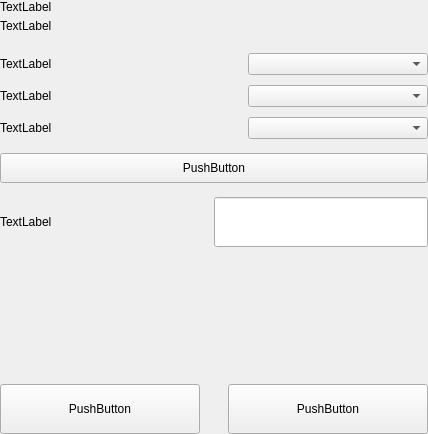
<?xml version="1.0" encoding="UTF-8"?>
<ui version="4.0">
 <class>SettingsDisplayOptionsWidget</class>
 <widget class="QWidget" name="SettingsDisplayOptionsWidget">
  <property name="geometry">
   <rect>
    <x>0</x>
    <y>0</y>
    <width>428</width>
    <height>434</height>
   </rect>
  </property>
  <property name="windowTitle">
   <string>Form</string>
  </property>
  <layout class="QVBoxLayout" name="verticalLayout">
   <property name="spacing">
    <number>0</number>
   </property>
   <property name="leftMargin">
    <number>0</number>
   </property>
   <property name="topMargin">
    <number>0</number>
   </property>
   <property name="rightMargin">
    <number>0</number>
   </property>
   <property name="bottomMargin">
    <number>0</number>
   </property>
   <item>
    <widget class="QWidget" name="left" native="true">
     <layout class="QVBoxLayout" name="verticalLayout_3">
      <property name="leftMargin">
       <number>0</number>
      </property>
      <property name="topMargin">
       <number>0</number>
      </property>
      <property name="rightMargin">
       <number>0</number>
      </property>
      <property name="bottomMargin">
       <number>0</number>
      </property>
      <item>
       <layout class="QVBoxLayout" name="verticalLayout_2">
        <property name="spacing">
         <number>0</number>
        </property>
        <item>
         <layout class="QHBoxLayout" name="horizontalLayout_3">
          <property name="spacing">
           <number>0</number>
          </property>
          <item>
           <layout class="QVBoxLayout" name="verticalLayoutTitle">
            <property name="spacing">
             <number>5</number>
            </property>
            <item>
             <widget class="QLabel" name="labelTitle">
              <property name="text">
               <string>TextLabel</string>
              </property>
             </widget>
            </item>
            <item>
             <widget class="QLabel" name="labelSubtitle1">
              <property name="text">
               <string>TextLabel</string>
              </property>
              <property name="wordWrap">
               <bool>true</bool>
              </property>
             </widget>
            </item>
           </layout>
          </item>
         </layout>
        </item>
        <item>
         <spacer name="verticalSpacer_2">
          <property name="orientation">
           <enum>Qt::Vertical</enum>
          </property>
          <property name="sizeType">
           <enum>QSizePolicy::Fixed</enum>
          </property>
          <property name="sizeHint" stdset="0">
           <size>
            <width>20</width>
            <height>20</height>
           </size>
          </property>
         </spacer>
        </item>
        <item>
         <layout class="QHBoxLayout" name="horizontalLayout_2">
          <item>
           <widget class="QLabel" name="labelTitleLanguage">
            <property name="text">
             <string>TextLabel</string>
            </property>
           </widget>
          </item>
          <item>
           <spacer name="horizontalSpacer_3">
            <property name="orientation">
             <enum>Qt::Horizontal</enum>
            </property>
            <property name="sizeHint" stdset="0">
             <size>
              <width>40</width>
              <height>20</height>
             </size>
            </property>
           </spacer>
          </item>
          <item>
           <widget class="QComboBox" name="comboBoxLanguage">
            <property name="minimumSize">
             <size>
              <width>180</width>
              <height>0</height>
             </size>
            </property>
            <property name="maximumSize">
             <size>
              <width>180</width>
              <height>16777215</height>
             </size>
            </property>
           </widget>
          </item>
         </layout>
        </item>
        <item>
         <spacer name="verticalThreads2">
          <property name="orientation">
           <enum>Qt::Vertical</enum>
          </property>
          <property name="sizeType">
           <enum>QSizePolicy::Fixed</enum>
          </property>
          <property name="sizeHint" stdset="0">
           <size>
            <width>20</width>
            <height>10</height>
           </size>
          </property>
         </spacer>
        </item>
        <item>
         <layout class="QHBoxLayout" name="horizontalPercentagezPiv">
          <item>
           <widget class="QLabel" name="labelTitleUnit">
            <property name="text">
             <string>TextLabel</string>
            </property>
           </widget>
          </item>
          <item>
           <spacer name="horizontalSpacerPercentagezPiv">
            <property name="orientation">
             <enum>Qt::Horizontal</enum>
            </property>
            <property name="sizeHint" stdset="0">
             <size>
              <width>40</width>
              <height>20</height>
             </size>
            </property>
           </spacer>
          </item>
          <item>
           <widget class="QComboBox" name="comboBoxUnit">
            <property name="minimumSize">
             <size>
              <width>180</width>
              <height>0</height>
             </size>
            </property>
            <property name="maximumSize">
             <size>
              <width>180</width>
              <height>16777215</height>
             </size>
            </property>
           </widget>
          </item>
         </layout>
        </item>
        <item>
         <spacer name="verticalDenomzPiv">
          <property name="orientation">
           <enum>Qt::Vertical</enum>
          </property>
          <property name="sizeType">
           <enum>QSizePolicy::Fixed</enum>
          </property>
          <property name="sizeHint" stdset="0">
           <size>
            <width>20</width>
            <height>10</height>
           </size>
          </property>
         </spacer>
        </item>
        <item>
         <layout class="QHBoxLayout" name="horizontalDenomzPiv">
          <item>
           <widget class="QLabel" name="labelTitleDigits">
            <property name="text">
             <string>TextLabel</string>
            </property>
           </widget>
          </item>
          <item>
           <spacer name="horizontalDenomzPiv">
            <property name="orientation">
             <enum>Qt::Horizontal</enum>
            </property>
            <property name="sizeHint" stdset="0">
             <size>
              <width>40</width>
              <height>20</height>
             </size>
            </property>
           </spacer>
          </item>
          <item>
           <widget class="QComboBox" name="comboBoxDigits">
            <property name="minimumSize">
             <size>
              <width>180</width>
              <height>0</height>
             </size>
            </property>
            <property name="maximumSize">
             <size>
              <width>180</width>
              <height>16777215</height>
             </size>
            </property>
           </widget>
          </item>
         </layout>
        </item>
        <item>
         <spacer name="verticalSpacer_4">
          <property name="orientation">
           <enum>Qt::Vertical</enum>
          </property>
          <property name="sizeType">
           <enum>QSizePolicy::Minimum</enum>
          </property>
          <property name="sizeHint" stdset="0">
           <size>
            <width>20</width>
            <height>14</height>
           </size>
          </property>
         </spacer>
        </item>
        <item>
         <widget class="QPushButton" name="pushButtonSwitchBalance">
          <property name="minimumSize">
           <size>
            <width>0</width>
            <height>30</height>
           </size>
          </property>
          <property name="text">
           <string>PushButton</string>
          </property>
          <property name="checkable">
           <bool>true</bool>
          </property>
         </widget>
        </item>
        <item>
         <spacer name="verticalSpacer_3">
          <property name="orientation">
           <enum>Qt::Vertical</enum>
          </property>
          <property name="sizeType">
           <enum>QSizePolicy::Preferred</enum>
          </property>
          <property name="sizeHint" stdset="0">
           <size>
            <width>20</width>
            <height>14</height>
           </size>
          </property>
         </spacer>
        </item>
        <item>
         <layout class="QHBoxLayout" name="horizontalLayout" stretch="1,1">
          <property name="spacing">
           <number>0</number>
          </property>
          <item>
           <widget class="QLabel" name="labelTitleUrl">
            <property name="text">
             <string>TextLabel</string>
            </property>
           </widget>
          </item>
          <item>
           <widget class="QLineEdit" name="lineEditUrl">
            <property name="minimumSize">
             <size>
              <width>0</width>
              <height>50</height>
             </size>
            </property>
            <property name="maximumSize">
             <size>
              <width>16777215</width>
              <height>50</height>
             </size>
            </property>
           </widget>
          </item>
         </layout>
        </item>
        <item>
         <spacer name="verticalSpacer">
          <property name="orientation">
           <enum>Qt::Vertical</enum>
          </property>
          <property name="sizeHint" stdset="0">
           <size>
            <width>20</width>
            <height>40</height>
           </size>
          </property>
         </spacer>
        </item>
        <item>
         <layout class="QHBoxLayout" name="horizontalLayout_7">
          <item>
           <widget class="QPushButton" name="pushButtonReset">
            <property name="minimumSize">
             <size>
              <width>200</width>
              <height>50</height>
             </size>
            </property>
            <property name="maximumSize">
             <size>
              <width>50</width>
              <height>16777215</height>
             </size>
            </property>
            <property name="text">
             <string>PushButton</string>
            </property>
           </widget>
          </item>
          <item>
           <spacer name="horizontalSpacer_5">
            <property name="orientation">
             <enum>Qt::Horizontal</enum>
            </property>
            <property name="sizeType">
             <enum>QSizePolicy::Expanding</enum>
            </property>
            <property name="sizeHint" stdset="0">
             <size>
              <width>40</width>
              <height>20</height>
             </size>
            </property>
           </spacer>
          </item>
          <item>
           <widget class="QPushButton" name="pushButtonSave">
            <property name="minimumSize">
             <size>
              <width>200</width>
              <height>50</height>
             </size>
            </property>
            <property name="maximumSize">
             <size>
              <width>200</width>
              <height>50</height>
             </size>
            </property>
            <property name="text">
             <string>PushButton</string>
            </property>
           </widget>
          </item>
         </layout>
        </item>
       </layout>
      </item>
     </layout>
    </widget>
   </item>
  </layout>
 </widget>
 <resources/>
 <connections/>
</ui>
